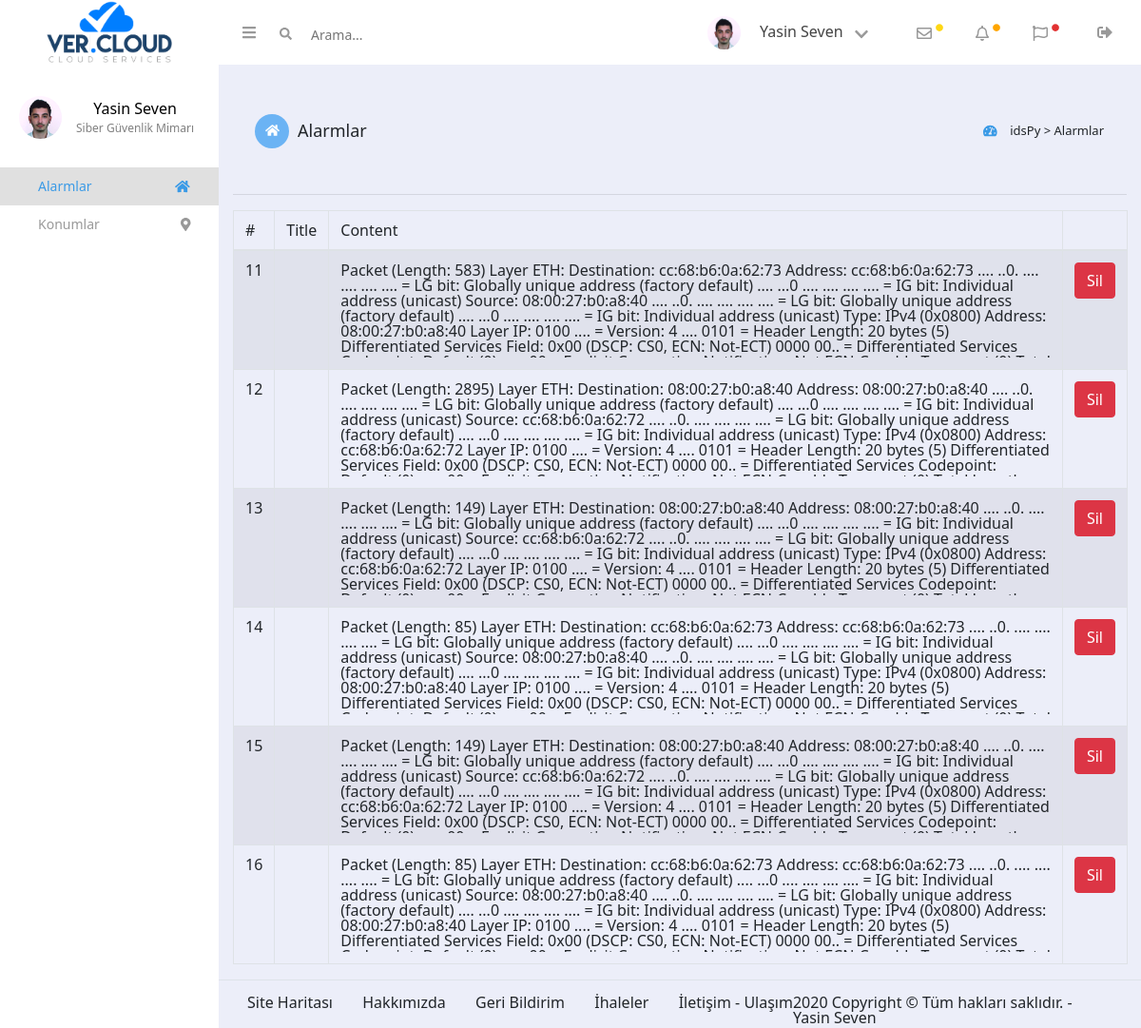
The app's page /, older data.
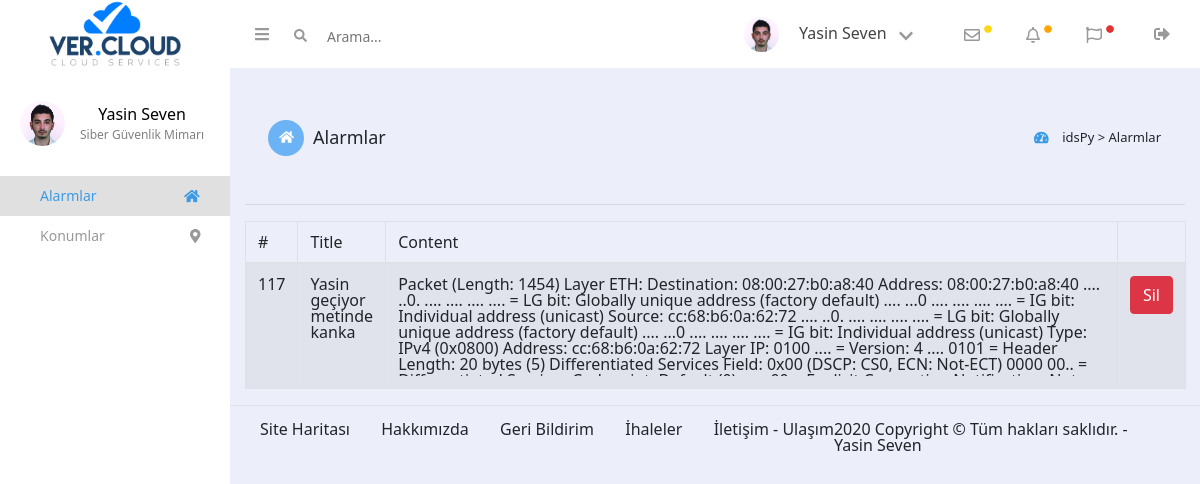
The same page, newer data.
### alert/models.py (models this page shows, shortened)
class CapturedPackets(models.Model):
    title = models.TextField(verbose_name="title")
    p_content = models.TextField(verbose_name="captured_packets")

### alert/views.py (the view)
# urls.py: path('', views.index),
def index(request):
    cap_packs = CapturedPackets.objects.all()
    return render(request, "index.html", {"cap_packs":cap_packs})

### templates/index.html (shortened to what this page needs)
{% load static %}
<!DOCTYPE html>
<html lang="en">
<head>
    <link rel="stylesheet" href="https://cdn.jsdelivr.net/npm/bootstrap@4.0.0/dist/css/bootstrap.min.css">
    <link rel="stylesheet" href="{% static 'css/style.css' %}" />
</head>
<body>
  <div class="kenarCubugu">
    <div class="yanBaslik">
      <a href="#"><img src="{% static 'images/logo.png' %}" alt="" /></a>
    </div>
    <div class="kullanici">
      <img src="{% static 'images/kullanici.png' %}" />
      <div class="bilgi">
        <span class="isim">Yasin Seven</span>
        <span class="unvan">Siber Güvenlik Mimarı</span>
      </div>
    </div>
    <a href="index.php" class="kontrolPaneli">
      <span>Alarmlar</span>
      <i class="fas fa-home"></i>
    </a>
    <a href="konumlar.php" class="konumlar">
      <span>Konumlar</span>
      <i class="fas fa-map-marker-alt"></i>
    </a>
  </div>
  <div class="icerik">
    <div class="baslik">
      <i class="fas fa-bars"></i>
      <div class="arama">
        <i class="fas fa-search"></i>
        <input type="text" placeholder="Arama..." />
      </div>
      <div class="kullanici">
        <img src="{% static 'images/kullanici.png' %}" />
        <span>Yasin Seven</span>
        <i class="fas fa-chevron-down"></i>
      </div>
      <div class="bildirim">
        <div class="baslikMektup">
          <i class="far fa-envelope"></i>
          <i class="fas fa-circle"></i>
        </div>
        <div class="baslikCan">
          <i class="far fa-bell"></i>
          <i class="fas fa-circle"></i>
        </div>
        <div class="baslikBayrak">
          <i class="far fa-flag"></i>
          <i class="fas fa-circle"></i>
        </div>
      </div>
      <a href="logout.php" class="logOut"><i class="fas fa-sign-out-alt"></i></a>
    </div>
    <div class="anaEkran">
      <div class="ust">
        <div class="sol">
          <span>Alarmlar</span>
          <i class="fas fa-home"></i>
        </div>
        <div class="sag">
          <i class="fas fa-tachometer-alt"></i>
          <span>idsPy</span>
          <span>></span>
          <span>Alarmlar</span>
        </div>
      </div>
      <div class="kutular1">
        <div class="container">
          <hr>
          {% if cap_packs %}
          <table class="table table-striped table-bordered">
              <thead>
                <tr>
                  <th scope="col">#</th>
                  <th scope="col">Title</th>
                  <th scope="col">Content</th>
                  <th scope="col"></th>
                </tr>
              </thead>
              <tbody>
                  {% for cap_packs in cap_packs %}
                  <tr>
                      <th scope="row">{{cap_packs.id}}</th>
                      <td>{{cap_packs.title}}</td>
                      <td><div style="overflow:scroll; width:100%; height:100px">{{cap_packs.p_content}}</div></td>
                      <td><a href="/delete/{{cap_packs.id}}" class = "btn btn-danger">Sil</a></td>
                    </tr>
                  {% endfor %}
              </tbody>
            </table>
          {% else %}
          <div class="alert alert-danger">
              Yakalanmış paket yok...
          </div>
          {% endif %}
      </div>
      </div>
    <div class="footer">
      <div class="sol">
        <span>Site Haritası</span>
        <span>Hakkımızda</span>
        <span>Geri Bildirim</span>
        <span>İhaleler</span>
        <span>İletişim - Ulaşım</span></div>
      <span class="copyright">2020 Copyright © Tüm hakları saklıdır. - Yasin Seven</span>
    </div>
  </div>
</body>
</html>

Row changes from the older to the newer data that the page shows:
removed CapturedPackets: id "11", p_content "Packet (Length: 583) Layer ETH: Destination: cc:68:b6:0a:62:73 Address: cc:68:b6:0a:62:73 .... ..0. .... .... .... .... = LG bit: Globally unique address (factory default) .... ...0 .... .... .... .... = IG bit: Individual address (unicast) Source: 08:00:27:b0:a8:40 .... ..0. .... .... .... .... = LG bit: Globally unique address (factory default) .... ...0 .... .... .... .... = IG bit: Individual address (unicast) Type: IPv4 (0x0800) Address: 08:00:27:b0:a8:40 Layer IP: 0100 .... = Version: 4 .... 0101 = Header Length: 20 bytes (5) Differentiated Services Field: 0x00 (DSCP: CS0, ECN: Not-ECT) 0000 00.. = Differentiated Services…"
removed CapturedPackets: id "12", p_content "Packet (Length: 2895) Layer ETH: Destination: 08:00:27:b0:a8:40 Address: 08:00:27:b0:a8:40 .... ..0. .... .... .... .... = LG bit: Globally unique address (factory default) .... ...0 .... .... .... .... = IG bit: Individual address (unicast) Source: cc:68:b6:0a:62:72 .... ..0. .... .... .... .... = LG bit: Globally unique address (factory default) .... ...0 .... .... .... .... = IG bit: Individual address (unicast) Type: IPv4 (0x0800) Address: cc:68:b6:0a:62:72 Layer IP: 0100 .... = Version: 4 .... 0101 = Header Length: 20 bytes (5) Differentiated Services Field: 0x00 (DSCP: CS0, ECN: Not-ECT) 0000 00.. = Differentiated Services Codepoint:…"
removed CapturedPackets: id "13", p_content "Packet (Length: 149) Layer ETH: Destination: 08:00:27:b0:a8:40 Address: 08:00:27:b0:a8:40 .... ..0. .... .... .... .... = LG bit: Globally unique address (factory default) .... ...0 .... .... .... .... = IG bit: Individual address (unicast) Source: cc:68:b6:0a:62:72 .... ..0. .... .... .... .... = LG bit: Globally unique address (factory default) .... ...0 .... .... .... .... = IG bit: Individual address (unicast) Type: IPv4 (0x0800) Address: cc:68:b6:0a:62:72 Layer IP: 0100 .... = Version: 4 .... 0101 = Header Length: 20 bytes (5) Differentiated Services Field: 0x00 (DSCP: CS0, ECN: Not-ECT) 0000 00.. = Differentiated Services Codepoint:…"
removed CapturedPackets: id "14", p_content "Packet (Length: 85) Layer ETH: Destination: cc:68:b6:0a:62:73 Address: cc:68:b6:0a:62:73 .... ..0. .... .... .... .... = LG bit: Globally unique address (factory default) .... ...0 .... .... .... .... = IG bit: Individual address (unicast) Source: 08:00:27:b0:a8:40 .... ..0. .... .... .... .... = LG bit: Globally unique address (factory default) .... ...0 .... .... .... .... = IG bit: Individual address (unicast) Type: IPv4 (0x0800) Address: 08:00:27:b0:a8:40 Layer IP: 0100 .... = Version: 4 .... 0101 = Header Length: 20 bytes (5) Differentiated Services Field: 0x00 (DSCP: CS0, ECN: Not-ECT) 0000 00.. = Differentiated Services…"
removed CapturedPackets: id "15", p_content "Packet (Length: 149) Layer ETH: Destination: 08:00:27:b0:a8:40 Address: 08:00:27:b0:a8:40 .... ..0. .... .... .... .... = LG bit: Globally unique address (factory default) .... ...0 .... .... .... .... = IG bit: Individual address (unicast) Source: cc:68:b6:0a:62:72 .... ..0. .... .... .... .... = LG bit: Globally unique address (factory default) .... ...0 .... .... .... .... = IG bit: Individual address (unicast) Type: IPv4 (0x0800) Address: cc:68:b6:0a:62:72 Layer IP: 0100 .... = Version: 4 .... 0101 = Header Length: 20 bytes (5) Differentiated Services Field: 0x00 (DSCP: CS0, ECN: Not-ECT) 0000 00.. = Differentiated Services Codepoint:…"
removed CapturedPackets: id "16", p_content "Packet (Length: 85) Layer ETH: Destination: cc:68:b6:0a:62:73 Address: cc:68:b6:0a:62:73 .... ..0. .... .... .... .... = LG bit: Globally unique address (factory default) .... ...0 .... .... .... .... = IG bit: Individual address (unicast) Source: 08:00:27:b0:a8:40 .... ..0. .... .... .... .... = LG bit: Globally unique address (factory default) .... ...0 .... .... .... .... = IG bit: Individual address (unicast) Type: IPv4 (0x0800) Address: 08:00:27:b0:a8:40 Layer IP: 0100 .... = Version: 4 .... 0101 = Header Length: 20 bytes (5) Differentiated Services Field: 0x00 (DSCP: CS0, ECN: Not-ECT) 0000 00.. = Differentiated Services…"
added CapturedPackets: id "117", title "Yasin geçiyor metinde kanka", p_content "Packet (Length: 1454) Layer ETH: Destination: 08:00:27:b0:a8:40 Address: 08:00:27:b0:a8:40 .... ..0. .... .... .... .... = LG bit: Globally unique address (factory default) .... ...0 .... .... .... .... = IG bit: Individual address (unicast) Source: cc:68:b6:0a:62:72 .... ..0. .... .... .... .... = LG bit: Globally unique address (factory default) .... ...0 .... .... .... .... = IG bit: Individual address (unicast) Type: IPv4 (0x0800) Address: cc:68:b6:0a:62:72 Layer IP: 0100 .... = Version: 4 .... 0101 = Header Length: 20 bytes (5) Differentiated Services Field: 0x00 (DSCP: CS0, ECN: Not-ECT) 0000 00.. =…"
